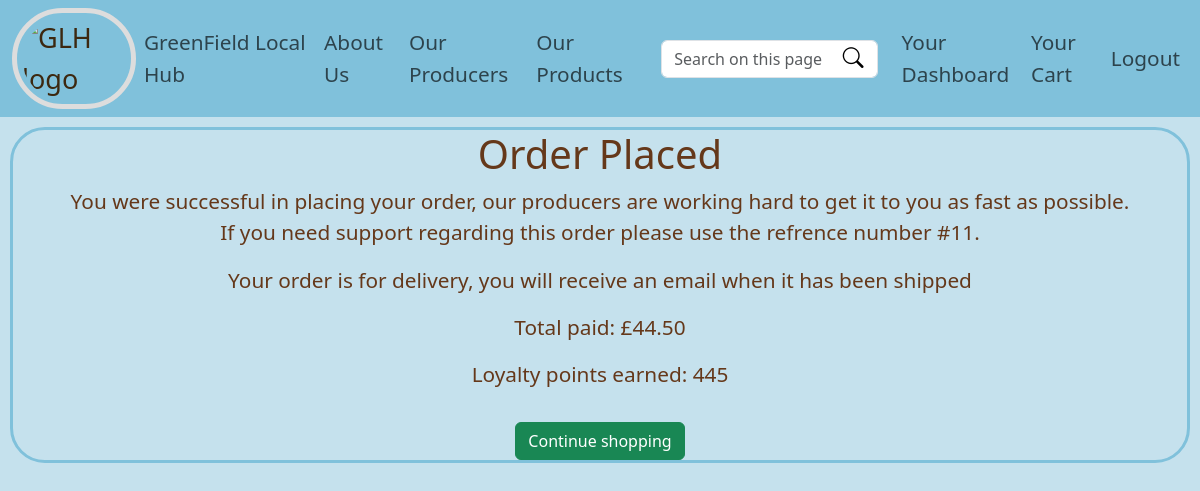
Page /customer-order-confirmation/11/ (signed in) on the committed database.
### UserOrders/models.py (models this page shows, shortened)
class Order(models.Model):
    customer = models.ForeignKey(User, on_delete=models.CASCADE)
    created_at = models.DateTimeField(auto_now_add=True)
    is_completed = models.BooleanField(default=False)
    delivery_order = models.BooleanField(default=False)
    total_order_price = models.DecimalField(max_digits=10, decimal_places=2, default=0)
    customer_delivery_address = models.CharField(max_length=600, default="")
    loyalty_points_earned = models.PositiveIntegerField(default = 0)

### GLHApp/views.py (the view)
# urls.py: path('customer-order-confirmation/<int:order_id>/', views.customerOrderConfirmation, name='customerOrderConfirmation'),
@login_required
def customerOrderConfirmation(request, order_id):
    order = get_object_or_404(Order, id=order_id, customer=request.user)
    return render(request, 'customerOrderConfirmation.html', {'order': order})

### UserAccounts/models.py (called while the page is built)
    @property
    def is_customer(self):
        return self.user_type == "customer"

    @property
    def is_producer(self):
        return self.user_type == "producer"

### templates/customerOrderConfirmation.html
{% extends 'base.html' %}
{% block body_block %}
<div class="block">
  <h1>Order Placed</h1>
  <p>You were successful in placing your order, our producers are working hard to get it to you as fast as possible. <br>If you need support regarding this order please use the refrence number #{{ order.id }}.</p>
  {% if order.delivery_order == false %}
  <p>Your order is for collection, you will receive an email when its ready</p>
  {% else %}
  <p>Your order is for delivery, you will receive an email when it has been shipped</p>
  {% endif %}
  <p>Total paid: £{{ order.total_order_price }}</p>
  <p>Loyalty points earned: {{ order.loyalty_points_earned }}</p>
  <a href="{% url 'product' %}" class="btn btn-success mt-3">Continue shopping</a>
</div>
{% endblock %}

### static/CSS/GLHStyles.css (style rules this page uses)
body { background-color: #C5E1ED; color: #65381A; font-size: 1.3em; }
a { color: #3C2810; font-size: 1.3em; text-decoration: none; }
h1 { text-align: center; }
.block { border: 3px solid #80C1DB; border-radius: 35px; margin: 10px; text-align: center; justify-content: center; align-items: center; }

### rows in the picture
Order: id "11", total_order_price "44.50", loyalty_points_earned "445"
